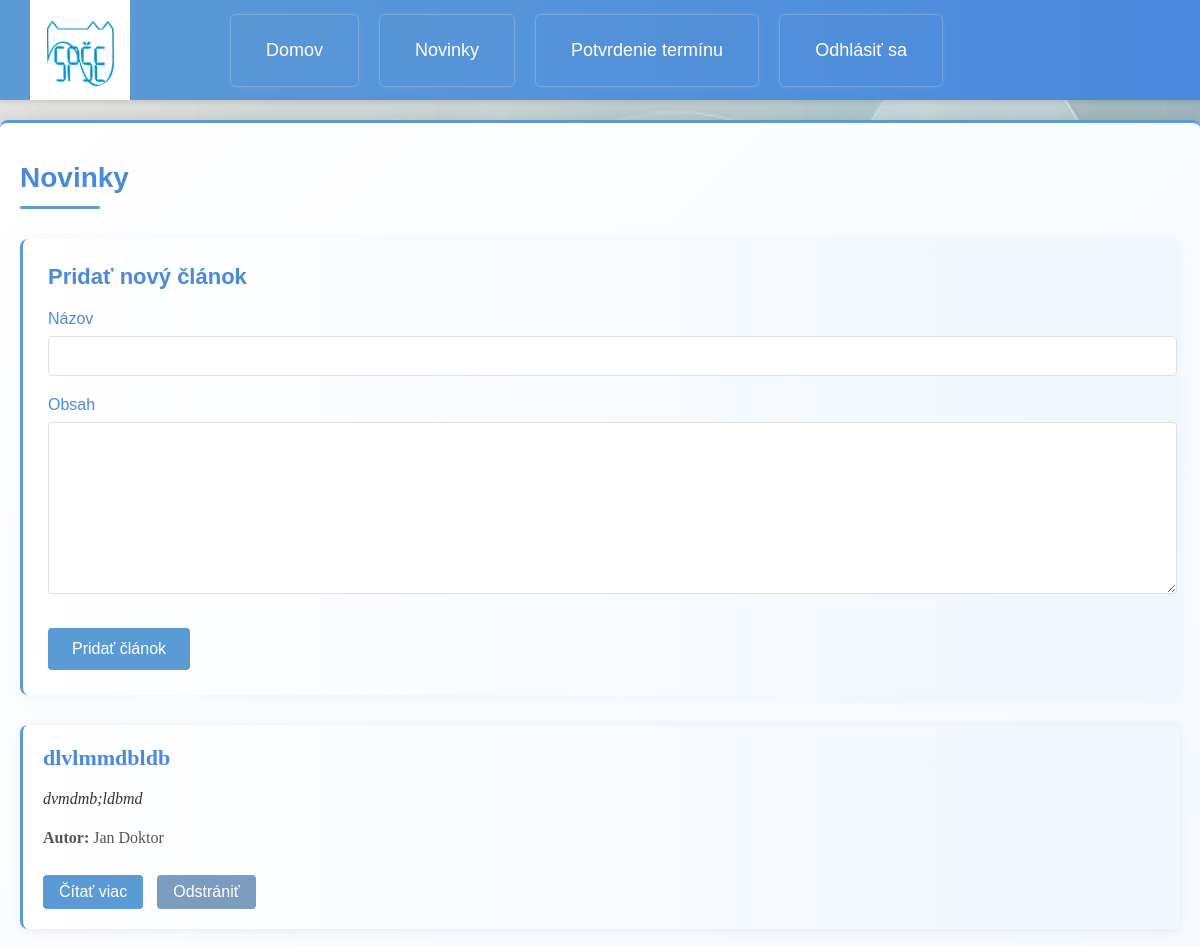
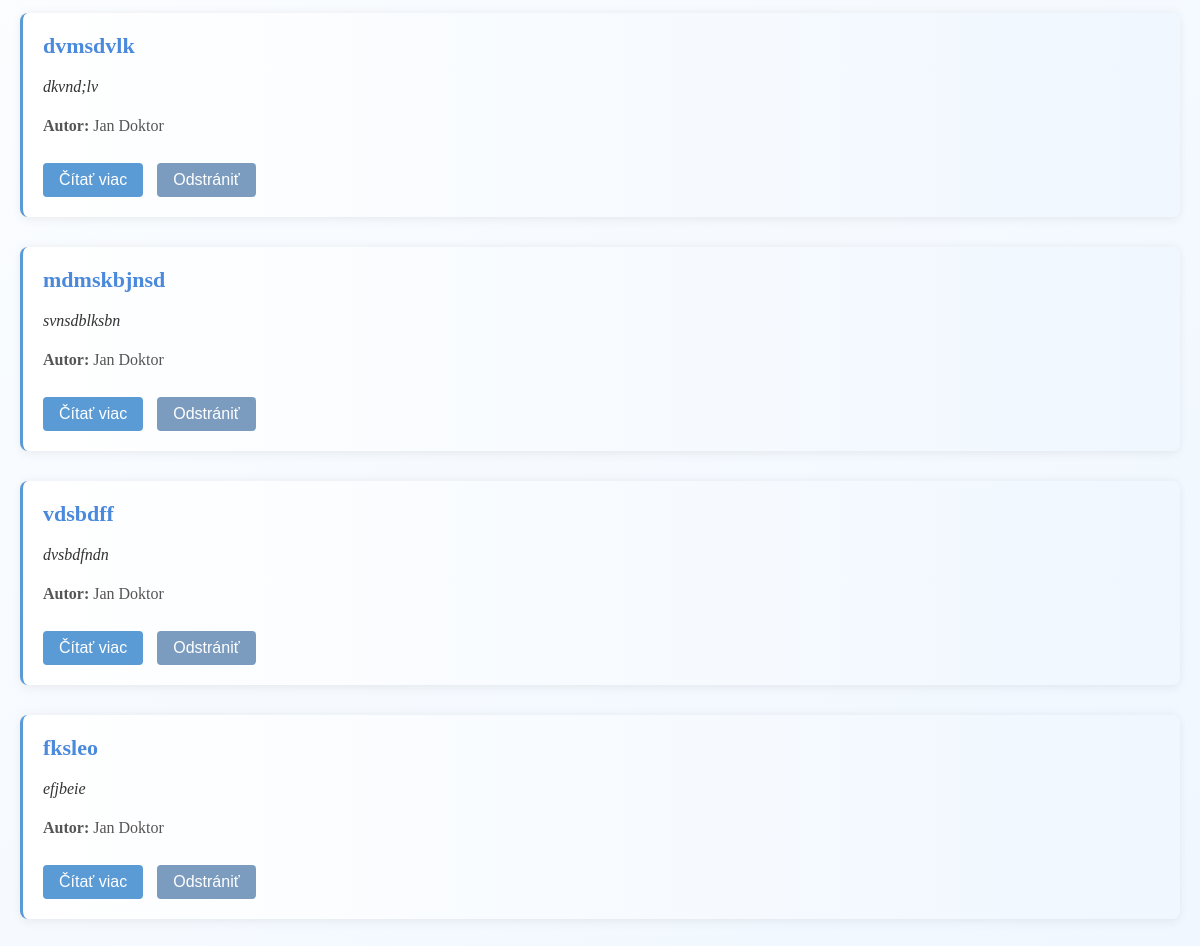
/news (signed in), run on an earlier commit of the app's database (2 pictures, top to bottom).
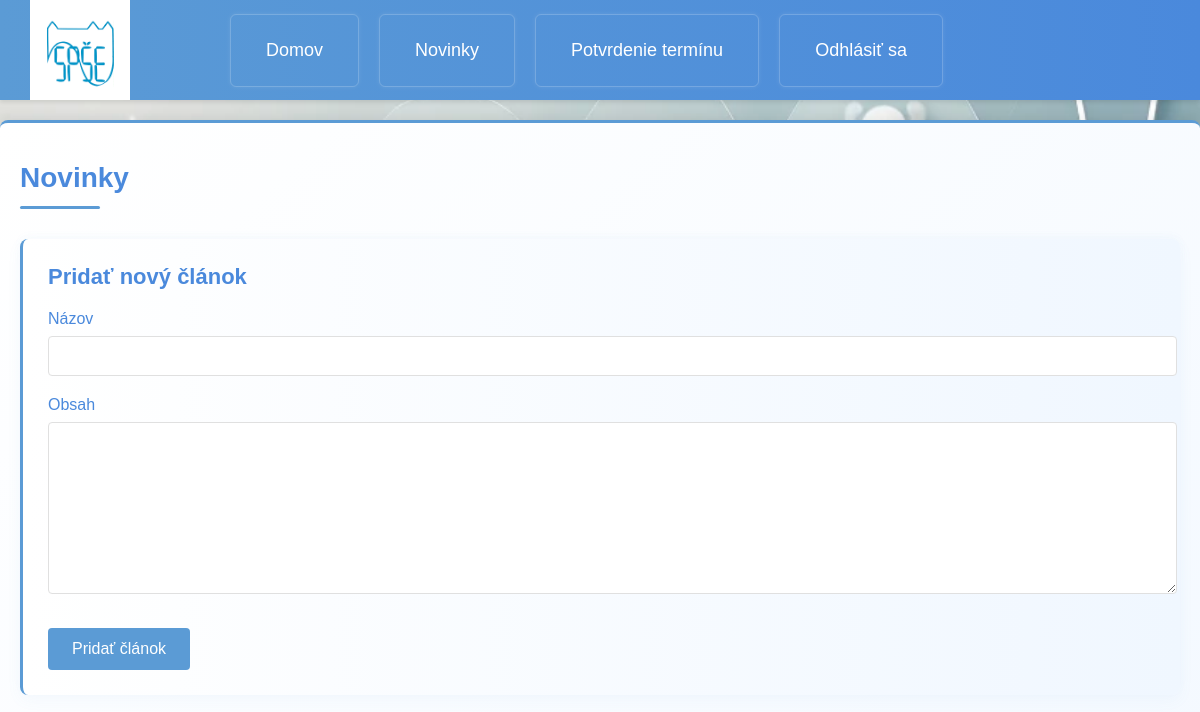
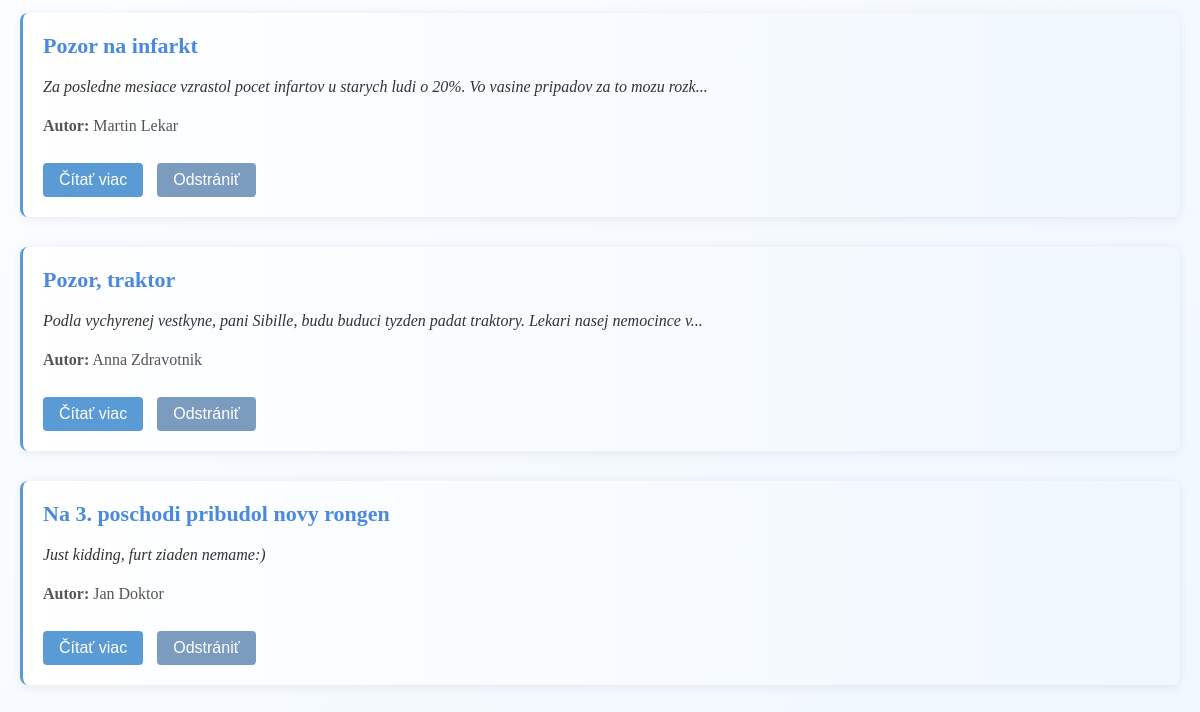
And on a later commit of the database (2 pictures, top to bottom).
### models.py (models this page shows)
class News(db.Model):
    id = db.Column(db.Integer, primary_key=True)
    title = db.Column(db.String(100), nullable=False)
    content = db.Column(db.Text, nullable=False)
    author_id = db.Column(db.Integer, db.ForeignKey('user.id'), nullable=False)
    author = db.relationship('User', backref='news')

class User(UserMixin, db.Model):
    id = db.Column(db.Integer, primary_key=True)
    firstname = db.Column(db.String(50), nullable=False)
    lastname = db.Column(db.String(50), nullable=False)
    email = db.Column(db.String(120), unique=True, nullable=False)
    password_hash = db.Column(db.String(128), nullable=False)
    role = db.Column(db.String(10), nullable=False)  # 'doktor' alebo 'pacient'

### main.py (the view, shortened to what this page needs)
@app.route('/news', methods=['GET', 'POST'])
@login_required
def news():
    form = NewsForm()
    articles = News.query.order_by(News.id.desc()).all()
    return render_template('news.html', form=form, articles=articles)

### forms.py
class NewsForm(FlaskForm):
    title = StringField('Názov', validators=[DataRequired()])
    content = TextAreaField('Obsah', validators=[DataRequired()])
    submit = SubmitField('Pridať článok')

### main.py (called while the page is built)
@login_manager.user_loader
def load_user(user_id):
    return User.query.get(int(user_id))

### templates/news.html (shortened to what this page needs)
{% extends '_base.html' %}
{% block body_class %}news-page{% endblock %}
{% block content %}
    <h1 class="page-title">Novinky</h1>
    {% if current_user.role == 'doktor' %}
        <div class="add-article-box">
            <h2 class="add-article-title">Pridať nový článok</h2>
            <form method="POST" class="add-article-form">
                <div class="form-group">
                    <label class="form-label">{{ form.title.label }}</label>
                    {{ form.title(class="form-input") }}
                </div>
                <div class="form-group">
                    <label class="form-label">{{ form.content.label }}</label>
                    {{ form.content(class="form-input", rows=5) }}
                </div>
                <div class="form-submit">
                    {{ form.submit(class="submit-button") }}
                </div>
            </form>
        </div>
    {% endif %}
    <div class="sessions-list">
        {% for article in articles %}
            <div class="session-card">
                <div class="article-content">
                    <h3>{{ article.title }}</h3>
                    <p class="article-preview">{{ article.content[:100] }}{% if article.content|length > 100 %}...{% endif %}</p>
                    <p class="article-author"><strong>Autor:</strong> {{ article.author.firstname }} {{ article.author.lastname }}</p>
                    <a href="{{ url_for('article_detail', article_id=article.id) }}" class="article-link">Čítať viac</a>
                    {% if current_user.role == 'doktor' %}
                    <a href="{{ url_for('delete_article', article_id=article.id) }}" class="delete-article-button" onclick="return confirm('Naozaj chcete odstrániť tento článok?');">Odstrániť</a>
                    {% endif %}
                </div>
            </div>
        {% endfor %}
    </div>
{% endblock %}

What changed in the data, as far as the page shows it:
removed News: title "dlvlmmdbldb", content "dvmdmb;ldbmd", author.firstname "Jan", author.lastname "Doktor"
removed News: title "dvmsdvlk", content "dkvnd;lv", author.firstname "Jan", author.lastname "Doktor"
removed News: title "mdmskbjnsd", content "svnsdblksbn", author.firstname "Jan", author.lastname "Doktor"
removed News: title "vdsbdff", content "dvsbdfndn", author.firstname "Jan", author.lastname "Doktor"
added News: title "Pozor na infarkt", content "Za posledne mesiace vzrastol pocet infartov u starych ludi o 20%. Vo vasine pripadov za to mozu rozk", author.firstname "Martin", author.lastname "Lekar"
added News: title "Pozor, traktor", content "Podla vychyrenej vestkyne, pani Sibille, budu buduci tyzden padat traktory. Lekari nasej nemocince v", author.firstname "Anna", author.lastname "Zdravotnik"
changed News "Jan": title "fksleo" → "Na 3. poschodi pribudol novy rongen"; content "efjbeie" → "Just kidding, furt ziaden nemame:)"
